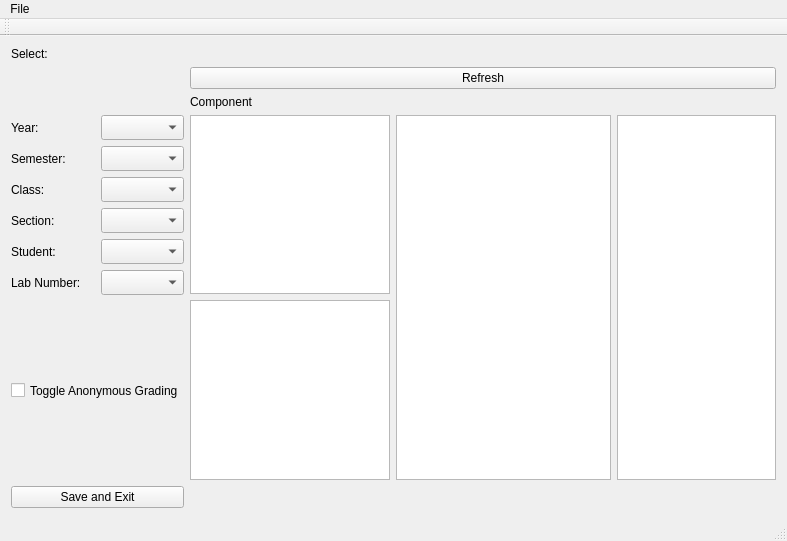
<?xml version="1.0" encoding="UTF-8"?>
<ui version="4.0">
 <class>MainMenuGUI</class>
 <widget class="QMainWindow" name="MainMenuGUI">
  <property name="geometry">
   <rect>
    <x>0</x>
    <y>0</y>
    <width>787</width>
    <height>541</height>
   </rect>
  </property>
  <property name="sizePolicy">
   <sizepolicy hsizetype="Preferred" vsizetype="Expanding">
    <horstretch>0</horstretch>
    <verstretch>0</verstretch>
   </sizepolicy>
  </property>
  <property name="windowTitle">
   <string>MainMenuGUI</string>
  </property>
  <widget class="QWidget" name="centralWidget">
   <layout class="QGridLayout" name="gridLayout">
    <item row="0" column="0">
     <widget class="QLabel" name="label">
      <property name="text">
       <string>Select:</string>
      </property>
     </widget>
    </item>
    <item row="1" column="1">
     <widget class="QPushButton" name="Refresh">
      <property name="text">
       <string>Refresh</string>
      </property>
     </widget>
    </item>
    <item row="2" column="1">
     <widget class="QLabel" name="label_8">
      <property name="text">
       <string>Component</string>
      </property>
     </widget>
    </item>
    <item row="3" column="0">
     <layout class="QVBoxLayout" name="verticalLayout_2">
      <item>
       <layout class="QVBoxLayout" name="verticalLayout">
        <item>
         <layout class="QHBoxLayout" name="horizontalLayout_6">
          <item>
           <widget class="QLabel" name="label_2">
            <property name="sizePolicy">
             <sizepolicy hsizetype="Fixed" vsizetype="Preferred">
              <horstretch>0</horstretch>
              <verstretch>0</verstretch>
             </sizepolicy>
            </property>
            <property name="maximumSize">
             <size>
              <width>1000</width>
              <height>1000</height>
             </size>
            </property>
            <property name="text">
             <string>Year:</string>
            </property>
           </widget>
          </item>
          <item>
           <widget class="QComboBox" name="yearSelect">
            <property name="sizePolicy">
             <sizepolicy hsizetype="Fixed" vsizetype="Fixed">
              <horstretch>0</horstretch>
              <verstretch>0</verstretch>
             </sizepolicy>
            </property>
            <property name="maximumSize">
             <size>
              <width>1000</width>
              <height>1000</height>
             </size>
            </property>
           </widget>
          </item>
         </layout>
        </item>
        <item>
         <layout class="QHBoxLayout" name="horizontalLayout_5">
          <item>
           <widget class="QLabel" name="label_3">
            <property name="sizePolicy">
             <sizepolicy hsizetype="Fixed" vsizetype="Preferred">
              <horstretch>0</horstretch>
              <verstretch>0</verstretch>
             </sizepolicy>
            </property>
            <property name="maximumSize">
             <size>
              <width>1000</width>
              <height>1000</height>
             </size>
            </property>
            <property name="text">
             <string>Semester:</string>
            </property>
           </widget>
          </item>
          <item>
           <widget class="QComboBox" name="semesterSelect">
            <property name="sizePolicy">
             <sizepolicy hsizetype="Fixed" vsizetype="Fixed">
              <horstretch>0</horstretch>
              <verstretch>0</verstretch>
             </sizepolicy>
            </property>
            <property name="maximumSize">
             <size>
              <width>1000</width>
              <height>1000</height>
             </size>
            </property>
           </widget>
          </item>
         </layout>
        </item>
        <item>
         <layout class="QHBoxLayout" name="horizontalLayout_4">
          <item>
           <widget class="QLabel" name="label_4">
            <property name="sizePolicy">
             <sizepolicy hsizetype="Fixed" vsizetype="Preferred">
              <horstretch>0</horstretch>
              <verstretch>0</verstretch>
             </sizepolicy>
            </property>
            <property name="maximumSize">
             <size>
              <width>1000</width>
              <height>1000</height>
             </size>
            </property>
            <property name="text">
             <string>Class:</string>
            </property>
           </widget>
          </item>
          <item>
           <widget class="QComboBox" name="classSelect">
            <property name="sizePolicy">
             <sizepolicy hsizetype="Fixed" vsizetype="Fixed">
              <horstretch>0</horstretch>
              <verstretch>0</verstretch>
             </sizepolicy>
            </property>
            <property name="maximumSize">
             <size>
              <width>1000</width>
              <height>1000</height>
             </size>
            </property>
           </widget>
          </item>
         </layout>
        </item>
        <item>
         <layout class="QHBoxLayout" name="horizontalLayout_3">
          <item>
           <widget class="QLabel" name="label_5">
            <property name="sizePolicy">
             <sizepolicy hsizetype="Fixed" vsizetype="Preferred">
              <horstretch>0</horstretch>
              <verstretch>0</verstretch>
             </sizepolicy>
            </property>
            <property name="maximumSize">
             <size>
              <width>1000</width>
              <height>1000</height>
             </size>
            </property>
            <property name="text">
             <string>Section:</string>
            </property>
           </widget>
          </item>
          <item>
           <widget class="QComboBox" name="sectionSelect">
            <property name="sizePolicy">
             <sizepolicy hsizetype="Fixed" vsizetype="Fixed">
              <horstretch>0</horstretch>
              <verstretch>0</verstretch>
             </sizepolicy>
            </property>
            <property name="maximumSize">
             <size>
              <width>1000</width>
              <height>1000</height>
             </size>
            </property>
           </widget>
          </item>
         </layout>
        </item>
        <item>
         <layout class="QHBoxLayout" name="horizontalLayout_2">
          <item>
           <widget class="QLabel" name="label_6">
            <property name="sizePolicy">
             <sizepolicy hsizetype="Fixed" vsizetype="Preferred">
              <horstretch>0</horstretch>
              <verstretch>0</verstretch>
             </sizepolicy>
            </property>
            <property name="maximumSize">
             <size>
              <width>1000</width>
              <height>1000</height>
             </size>
            </property>
            <property name="text">
             <string>Student:</string>
            </property>
           </widget>
          </item>
          <item>
           <widget class="QComboBox" name="studentSelect">
            <property name="sizePolicy">
             <sizepolicy hsizetype="Fixed" vsizetype="Fixed">
              <horstretch>0</horstretch>
              <verstretch>0</verstretch>
             </sizepolicy>
            </property>
            <property name="maximumSize">
             <size>
              <width>1000</width>
              <height>1000</height>
             </size>
            </property>
           </widget>
          </item>
         </layout>
        </item>
        <item>
         <layout class="QHBoxLayout" name="horizontalLayout">
          <item>
           <widget class="QLabel" name="label_7">
            <property name="sizePolicy">
             <sizepolicy hsizetype="Fixed" vsizetype="Preferred">
              <horstretch>0</horstretch>
              <verstretch>0</verstretch>
             </sizepolicy>
            </property>
            <property name="maximumSize">
             <size>
              <width>1000</width>
              <height>1000</height>
             </size>
            </property>
            <property name="text">
             <string>Lab Number:</string>
            </property>
           </widget>
          </item>
          <item>
           <widget class="QComboBox" name="labSelect">
            <property name="sizePolicy">
             <sizepolicy hsizetype="Fixed" vsizetype="Fixed">
              <horstretch>0</horstretch>
              <verstretch>0</verstretch>
             </sizepolicy>
            </property>
            <property name="maximumSize">
             <size>
              <width>1000</width>
              <height>1000</height>
             </size>
            </property>
           </widget>
          </item>
         </layout>
        </item>
       </layout>
      </item>
      <item>
       <widget class="QCheckBox" name="checkBox">
        <property name="sizePolicy">
         <sizepolicy hsizetype="Fixed" vsizetype="Fixed">
          <horstretch>0</horstretch>
          <verstretch>0</verstretch>
         </sizepolicy>
        </property>
        <property name="maximumSize">
         <size>
          <width>1000</width>
          <height>1000</height>
         </size>
        </property>
        <property name="text">
         <string>Toggle Anonymous Grading</string>
        </property>
       </widget>
      </item>
     </layout>
    </item>
    <item row="3" column="1">
     <layout class="QHBoxLayout" name="horizontalLayout_7">
      <item>
       <layout class="QVBoxLayout" name="verticalLayout_3">
        <item>
         <widget class="QListWidget" name="componentSelect">
          <property name="sizePolicy">
           <sizepolicy hsizetype="Fixed" vsizetype="Expanding">
            <horstretch>0</horstretch>
            <verstretch>0</verstretch>
           </sizepolicy>
          </property>
          <property name="maximumSize">
           <size>
            <width>200</width>
            <height>16777215</height>
           </size>
          </property>
         </widget>
        </item>
        <item>
         <widget class="QListWidget" name="discomment">
          <property name="sizePolicy">
           <sizepolicy hsizetype="Fixed" vsizetype="Expanding">
            <horstretch>0</horstretch>
            <verstretch>0</verstretch>
           </sizepolicy>
          </property>
          <property name="maximumSize">
           <size>
            <width>200</width>
            <height>16777215</height>
           </size>
          </property>
         </widget>
        </item>
       </layout>
      </item>
      <item>
       <widget class="QListWidget" name="disjava"/>
      </item>
      <item>
       <widget class="QListWidget" name="disrubric">
        <property name="maximumSize">
         <size>
          <width>200</width>
          <height>16777215</height>
         </size>
        </property>
       </widget>
      </item>
     </layout>
    </item>
    <item row="4" column="0">
     <widget class="QPushButton" name="saveAndExit">
      <property name="text">
       <string>Save and Exit</string>
      </property>
     </widget>
    </item>
   </layout>
  </widget>
  <widget class="QMenuBar" name="menuBar">
   <property name="geometry">
    <rect>
     <x>0</x>
     <y>0</y>
     <width>787</width>
     <height>19</height>
    </rect>
   </property>
   <property name="nativeMenuBar">
    <bool>false</bool>
   </property>
   <widget class="QMenu" name="menuFile">
    <property name="title">
     <string>File</string>
    </property>
    <addaction name="actionAdd_New_Labs"/>
    <addaction name="actionComment"/>
    <addaction name="actionExport_Lab"/>
    <addaction name="actionAdd_Rubric"/>
   </widget>
   <addaction name="menuFile"/>
  </widget>
  <widget class="QToolBar" name="mainToolBar">
   <attribute name="toolBarArea">
    <enum>TopToolBarArea</enum>
   </attribute>
   <attribute name="toolBarBreak">
    <bool>false</bool>
   </attribute>
  </widget>
  <widget class="QStatusBar" name="statusBar"/>
  <action name="actionAdd_New_Labs">
   <property name="text">
    <string>Add New Labs</string>
   </property>
  </action>
  <action name="actionComment">
   <property name="text">
    <string>Comment</string>
   </property>
  </action>
  <action name="actionExport_Lab">
   <property name="text">
    <string>Export Lab</string>
   </property>
  </action>
  <action name="actionAdd_Rubric">
   <property name="text">
    <string>Add Rubric</string>
   </property>
  </action>
 </widget>
 <layoutdefault spacing="6" margin="11"/>
 <resources/>
 <connections/>
</ui>
